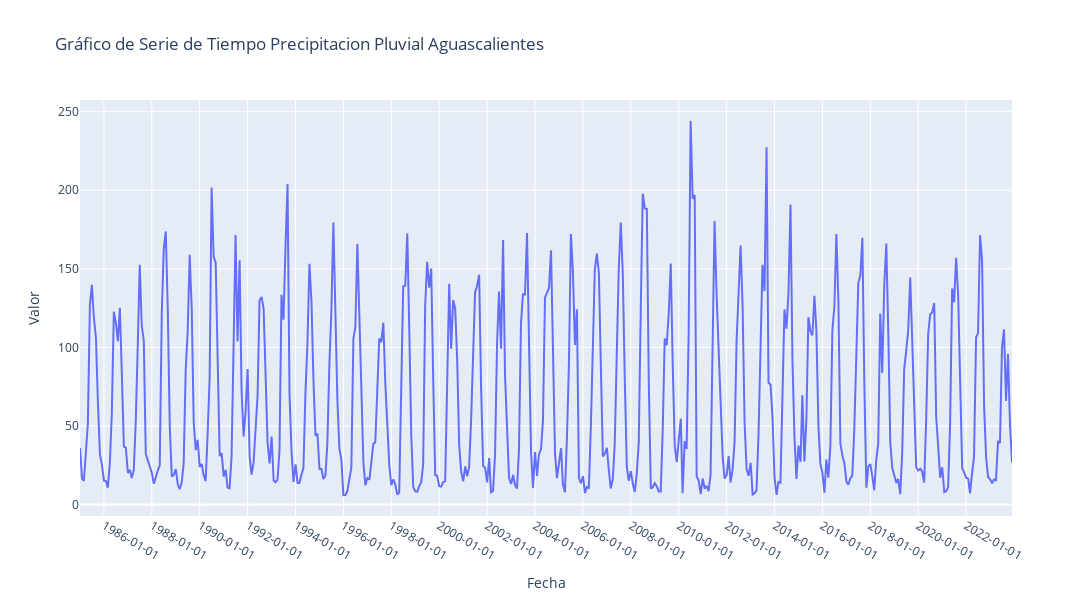

The notebook cell saved with this chart:
### Code cell
fig = go.Figure()

# Añadir la línea de Ethereum
fig.add_trace(go.Scatter(x=df01_Aguascalientes.index, y=df01_Aguascalientes['MM/D'], mode='lines', name='Precipitacion'))

# Configurar el formato del eje x para las fechas
fig.update_xaxes(
    tickformat='%Y-%m-%d',
    tickmode='auto',
    nticks=20  # ajusta este valor según la cantidad de etiquetas de fecha que quieras mostrar
)

# Añadir títulos y etiquetas
fig.update_layout(
    title='Gráfico de Serie de Tiempo Precipitacion Pluvial Aguascalientes',
    xaxis_title='Fecha',
    yaxis_title='Valor',
    legend_title='Leyenda',
    width=1400,
    height=600
)

# Mostrar el gráfico
fig.show()

### Figure 1 — Plotly figure (JSON) as saved in the notebook; plotly's stock layout.template omitted (floating-point values rounded to 4 significant figures; data arrays with more than 128 entries replaced by an {"elided": "..."} marker saying what was removed)
{"data": [{"mode": "lines", "name": "Precipitacion", "type": "scatter", "x": {"elided": "468 str values"}, "y": {"elided": "468 float values"}}], "layout": {"height": 600, "legend": {"title": {"text": "Leyenda"}}, "title": {"text": "Gráfico de Serie de Tiempo Precipitacion Pluvial Aguascalientes"}, "width": 1400, "xaxis": {"nticks": 20, "tickformat": "%Y-%m-%d", "tickmode": "auto", "title": {"text": "Fecha"}}, "yaxis": {"title": {"text": "Valor"}}}}
